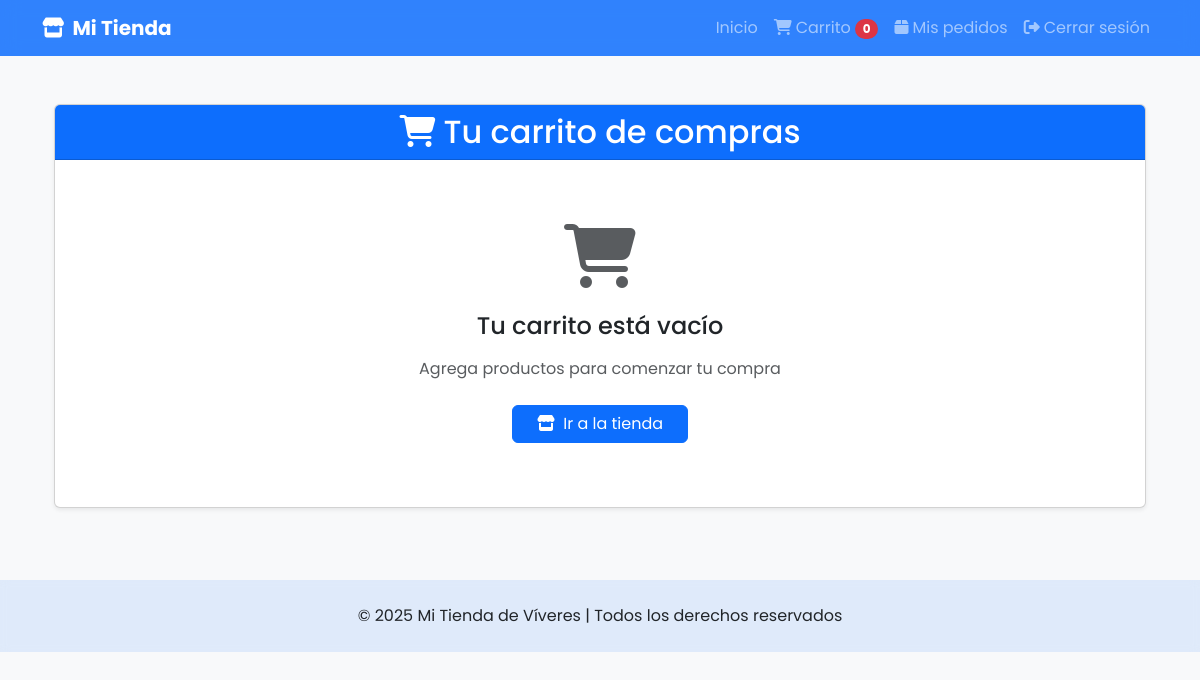
The page /carrito/ (signed in) on the database as committed earlier.
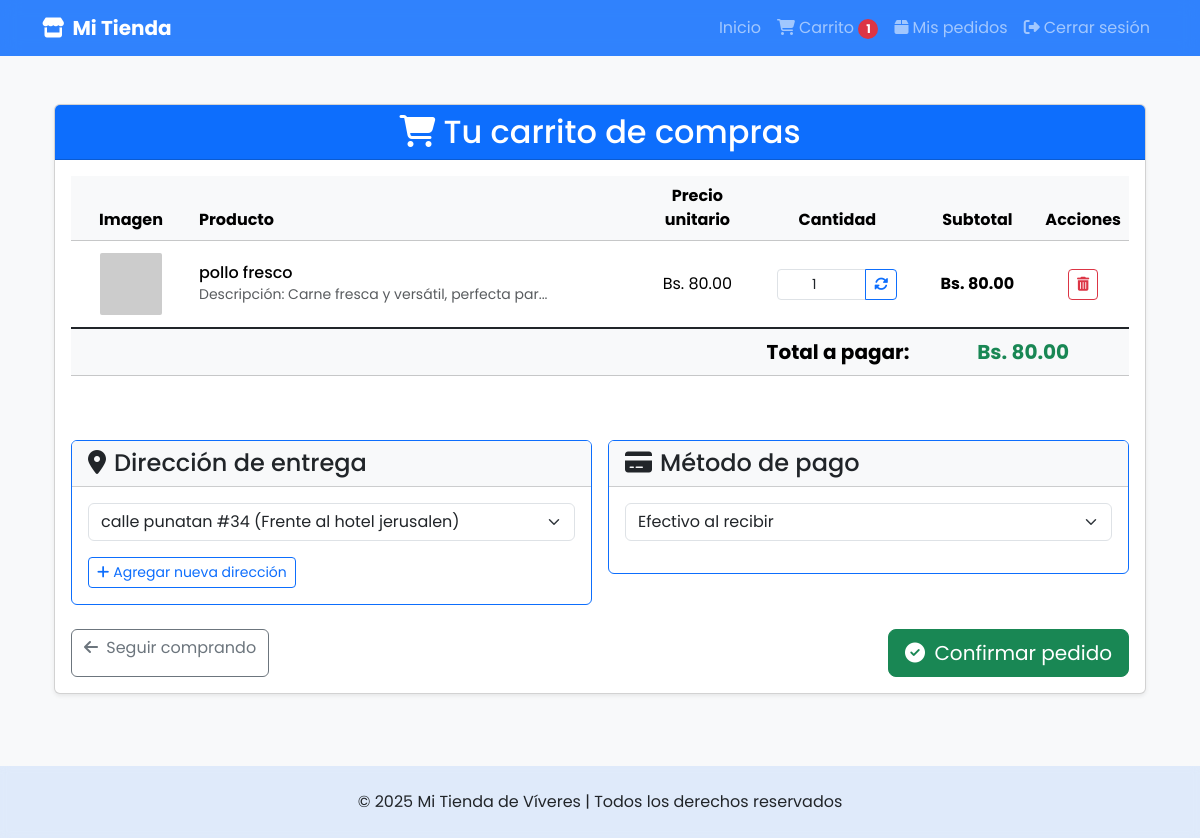
The same page on the database as committed later.
### models/carrito.py (models this page shows, shortened)
class Carrito(db.Model):
    __tablename__ = 'carrito'
    id = db.Column(db.Integer, primary_key=True)
    usuario_id = db.Column(db.Integer, db.ForeignKey('usuarios.id'), nullable=False)
    producto_id = db.Column(db.Integer, db.ForeignKey('productos.id'), nullable=False)
    cantidad = db.Column(db.Integer, nullable=False, default=1)
    estado = db.Column(db.String(20), nullable=False, default='pendiente')
    producto = db.relationship('Producto', backref='carritos', lazy=True)

### models/producto.py (models this page shows, shortened)
class Producto(db.Model):
    __tablename__ = 'productos'
    id = db.Column(db.Integer, primary_key=True)
    nombre = db.Column(db.String(100), nullable=False)
    descripcion = db.Column(db.Text)
    precio = db.Column(db.Float, nullable=False)
    stock = db.Column(db.Integer, nullable=False)
    imagen = db.Column(db.String(255))
    categoria_id = db.Column(db.Integer, db.ForeignKey('categorias.id'), nullable=False)
    proveedor_id = db.Column(db.Integer, db.ForeignKey('proveedores.id'), nullable=False)

### controllers/carrito_controller.py (the view)
@carrito_bp.route('/')
def index():
    if session.get('rol') != 'cliente':
        flash('Acceso no autorizado.', 'danger')
        return redirect(url_for('usuario.login'))
    usuario_id = session.get('id')
    items = Carrito.query.filter_by(usuario_id=usuario_id).all()
    total = sum(item.producto.precio * item.cantidad for item in items)
    return carrito_view.index(items, total)

### app.py (called while the page is built)
@app.context_processor
def inject_active_path():
    def is_active(path):
        return 'active' if request.path == path else ''
    return dict(is_active=is_active)

@app.context_processor
def cantidad_carrito():
    def contar_productos():
        if session.get('rol') == 'cliente' and session.get('id'):
            items = Carrito.query.filter_by(usuario_id=session['id']).all()
            return len(items)
        return 0
    return dict(cantidad_en_carrito=contar_productos())

### views/carrito_view.py (called while the page is built)
def index(items, total):
    usuario_id = session.get('id')
    direcciones = Direccion.query.filter_by(usuario_id=usuario_id).all()
    return render_template('carrito/carrito.html', items=items, total=total, direcciones=direcciones)

### templates/carrito/carrito.html (shortened to what the changed rows need)
{% extends 'base_cliente.html' %}
{% block content %}
<div class="container mt-4">
  <div class="card shadow-sm">
    <div class="card-header bg-primary text-white">
      <h2 class="mb-0 text-center"><i class="fas fa-shopping-cart me-2"></i>Tu carrito de compras</h2>
    </div>
    <div class="card-body">
      {% if items %}
      <div class="table-responsive">
        <table class="table table-hover align-middle">
          <thead class="table-light">
            <tr>
              <th class="text-center" style="width: 120px;">Imagen</th>
              <th>Producto</th>
              <th class="text-center" style="width: 120px;">Precio unitario</th>
              <th class="text-center" style="width: 160px;">Cantidad</th>
              <th class="text-center" style="width: 120px;">Subtotal</th>
              <th class="text-center" style="width: 80px;">Acciones</th>
            </tr>
          </thead>
          <tbody>
            {% for item in items %}
            <tr>
              <td class="text-center">
                <img src="{{ item.producto.imagen }}" alt="{{ item.producto.nombre }}"
                     class="img-thumbnail border-0"
                     style="height: 70px; width: 70px; object-fit: contain;"
                     onerror="this.onerror=null; this.src='https://via.placeholder.com/70x70?text=No+Imagen';">
              </td>
              <td>
                <h6 class="mb-0">{{ item.producto.nombre }}</h6>
                {% if item.producto.descripcion %}
                <small class="text-muted">{{ item.producto.descripcion[:50] }}{% if item.producto.descripcion|length > 50 %}...{% endif %}</small>
                {% endif %}
              </td>
              <td class="text-center">Bs. {{ '%.2f'|format(item.producto.precio) }}</td>
              <td class="text-center">
                <form action="{{ url_for('carrito.actualizar', id=item.id) }}" method="post" class="d-flex justify-content-center">
                  <div class="input-group input-group-sm" style="width: 120px;">
                    <input type="number" name="cantidad" min="1" max="99" value="{{ item.cantidad }}"
                           class="form-control text-center" aria-label="Cantidad">
                    <button type="submit" class="btn btn-outline-primary" title="Actualizar">
                      <i class="fas fa-sync-alt"></i>
                    </button>
                  </div>
                </form>
              </td>
              <td class="text-center fw-bold">Bs. {{ '%.2f'|format(item.producto.precio * item.cantidad) }}</td>
              <td class="text-center">
                <a href="{{ url_for('carrito.eliminar', id=item.id) }}"
                   class="btn btn-sm btn-outline-danger"
                   onclick="return confirm('¿Estás seguro de eliminar este producto de tu carrito?')"
                   title="Eliminar">
                  <i class="fas fa-trash-alt"></i>
                </a>
              </td>
            </tr>
            {% endfor %}
          </tbody>
          <tfoot class="table-group-divider">
            <tr class="table-light">
              <td colspan="4" class="text-end fw-bold fs-5">Total a pagar:</td>
              <td colspan="2" class="text-center fw-bold fs-5 text-success">Bs. {{ '%.2f'|format(total) }}</td>
            </tr>
          </tfoot>
        </table>
      </div>
      <form action="{{ url_for('pedido.confirmar') }}" method="post" class="mt-5">
        <div class="row g-3">
          <div class="col-md-6">
            <div class="card border-primary">
              <div class="card-header bg-light">
                <h4 class="mb-0"><i class="fas fa-map-marker-alt me-2"></i>Dirección de entrega</h4>
              </div>
              <div class="card-body">
                {% if direcciones %}
                <select name="direccion_id" class="form-select mb-3" required>
                  {% for dir in direcciones %}
                  <option value="{{ dir.id }}">
                    {{ dir.direccion }}{% if dir.referencia %} ({{ dir.referencia }}){% endif %}
                  </option>
                  {% endfor %}
                </select>
                <a href="{{ url_for('cliente.agregar_direccion') }}" class="btn btn-outline-primary btn-sm">
                  <i class="fas fa-plus me-1"></i>Agregar nueva dirección
                </a>
                {% else %}
                <div class="alert alert-warning mb-0">
                  <i class="fas fa-exclamation-triangle me-2"></i>No tienes direcciones registradas.
                  <a href="{{ url_for('cliente.agregar_direccion') }}" class="alert-link">Agrega una aquí</a> para continuar.
                </div>
                {% endif %}
              </div>
            </div>
          </div>
          <div class="col-md-6">
            <div class="card border-primary">
              <div class="card-header bg-light">
                <h4 class="mb-0"><i class="fas fa-credit-card me-2"></i>Método de pago</h4>
              </div>
              <div class="card-body">
                <select name="metodo_pago" id="metodo_pago" class="form-select mb-3" required onchange="mostrarQR()">
                  <option value="efectivo">Efectivo al recibir</option>
                </select>
              </div>
            </div>
          </div>
        </div>
        <div class="d-flex justify-content-between mt-4">
          <a href="{{ url_for('cliente.inicio') }}" class="btn btn-outline-secondary">
            <i class="fas fa-arrow-left me-1"></i> Seguir comprando
          </a>
          <button type="submit" class="btn btn-success btn-lg" {% if not direcciones %}disabled{% endif %}>
            <i class="fas fa-check-circle me-1"></i> Confirmar pedido
          </button>
        </div>
      </form>
      {% else %}
      <div class="text-center py-5">
        <div class="mb-4">
          <i class="fas fa-shopping-cart fa-4x text-muted"></i>
        </div>
        <h4 class="mb-3">Tu carrito está vacío</h4>
        <p class="text-muted mb-4">Agrega productos para comenzar tu compra</p>
        <a href="{{ url_for('cliente.inicio') }}" class="btn btn-primary px-4">
          <i class="fas fa-store me-1"></i> Ir a la tienda
        </a>
      </div>
      {% endif %}
    </div>
  </div>
</div>
{% endblock %}

Rows that differ between the two databases and show on the page:
added Carrito: producto.nombre "pollo fresco", producto "Descripción: Carne fresca y versátil, perfecta par", cantidad "1"
now on this page (row edited): Producto: producto.precio "80.00", item.producto.precio*item.cantidad "80.00"
Other text that changed with them:
{{ cantidad_en_carrito }}: "0" → "1"
{{ '%.2f'|format(total) }}: (not shown) → "80.00"
form field direccion_id: (not shown) → "calle punatan #34 (Frente al hotel jerusalen)"
form field metodo_pago: (not shown) → "Efectivo al recibir"
text no longer shown: "Tu carrito está vacío Agrega productos para comenzar tu compra Ir a la tienda"
text now shown: "Imagen Producto Precio unitario Cantidad Subtotal Acciones Total a pagar: Bs. Dirección de entrega Agregar nueva dirección Método de pago Seguir comprando Confirmar pedido"
